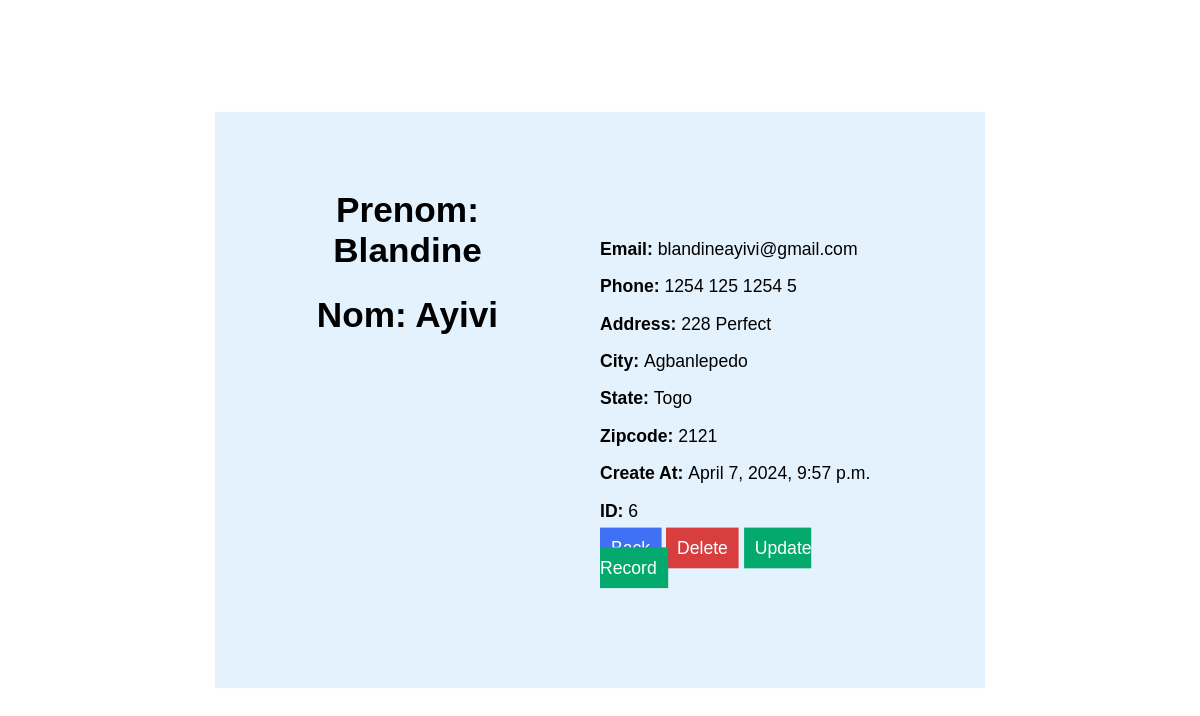
The app's page /record/6 (signed in) with its own data.
### BlogApp/models.py (models this page shows, shortened)
class Record(models.Model):
	created_at = models.DateTimeField(auto_now_add=True)
	first_name = models.CharField(max_length=50)
	last_name =  models.CharField(max_length=50)
	email =  models.CharField(max_length=100)
	phone = models.CharField(max_length=15)
	address =  models.CharField(max_length=100)
	city =  models.CharField(max_length=50)
	state =  models.CharField(max_length=50)
	zipcode =  models.CharField(max_length=20)

### BlogApp/views.py (the view)
# urls.py: path('record/<int:pk>', views.customer_record, name='record'),
def customer_record(request, pk):
	if request.user.is_authenticated:
		customer_record = Record.objects.get(id=pk)
		return render(request, 'record.html', {'customer_record':customer_record})
	else:
		messages.success(request, "You Must Be Logged In To View That Page...")
		return redirect('BlogApp:home')

### BlogApp/templates/record.html (shortened to what this page needs)
{% extends 'base.html' %}
{% block content %}
<div class="card">
  <div class="card-header">
    <strong><h1>Prenom: {{ customer_record.first_name }}</h1><h1>Nom: {{ customer_record.last_name }}</h1></strong>
  </div>
  <div class="card-body">
    <p class="card-text">
    <strong>Email: </strong>{{ customer_record.email }}</p>
    <p class="card-text">
    <strong>Phone: </strong>{{ customer_record.phone }}
    </p>
    <p class="card-text">
    <strong>Address: </strong>{{ customer_record.address }}</p>
    <p class="card-text">
    <strong>City: </strong>{{ customer_record.city }}</p>
    <p class="card-text">
    <strong>State: </strong>{{ customer_record.state }}</p>
    <p class="card-text">
    <strong>Zipcode: </strong>{{ customer_record.zipcode }}</p>
    <p class="card-text">
    <strong>Create At: </strong>{{ customer_record.created_at }}</p>
    <p class="card-text">
    <strong>ID: </strong>{{ customer_record.id }}</p>
    <a href="{% url 'BlogApp:home' %}" class="btn-secondary">Back</a>
    <a href="{% url 'BlogApp:delete_record' customer_record.id %}" class="btn-danger">Delete</a>
    <a href="{% url 'BlogApp:update_record' customer_record.id %}" class="btn-primary">Update Record</a>
  </div>
</div>
<br/><br/>
{% endblock %}

### BlogApp/templates/record.html (style rules this page uses)
* { font-family: Arial, Helvetica, sans-serif; }
.card { position: absolute; top: 50%; left: 50%; width: 50%; transform: translate(-50% , -50%) scale(1.1); background: #e3f2fd; padding: 50px; display: flex; }
.card .card-header { text-align: center; width: 50%; }
.card .card-header strong { text-align: center; }
.card .card-body { width: 50%; padding: 50px; }
.btn-secondary, .btn-danger, .btn-primary { padding: 10px; text-decoration: none; color: white; opacity: 1; }
.btn-secondary { background: #4070f4; }
.btn-danger { background: rgb(216, 62, 62); }
.btn-primary { background: #04AA6D; }

### records on screen
Record: first_name "Blandine", last_name "Ayivi", email "blandineayivi@gmail.com", phone "1254 125 1254 5", address "228 Perfect", city "Agbanlepedo", state "Togo", zipcode "2121", created_at "April 7, 2024, 9:57 p.m.", id "6"
